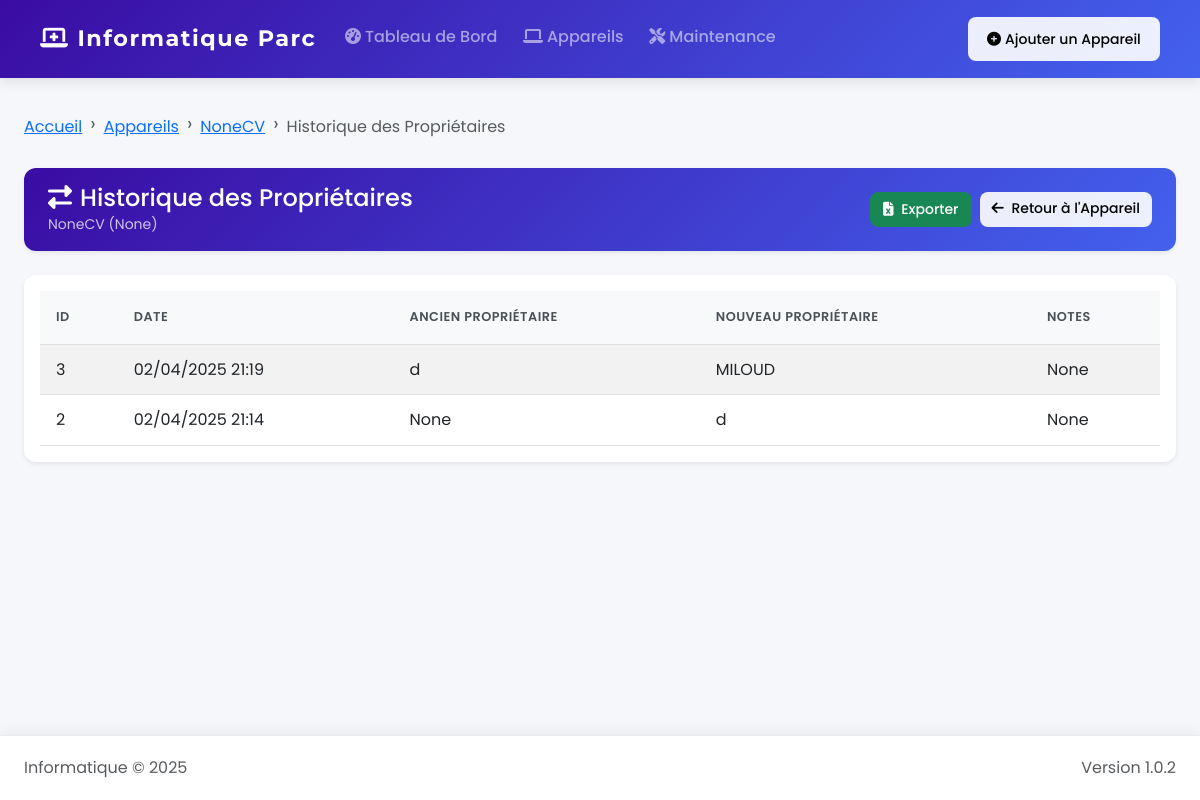
Screenshot of /device/1/ownership_history with the database file from the repository.
### app.py (models this page shows, shortened)
class Device(db.Model):
    id = db.Column(db.Integer, primary_key=True)
    name = db.Column(db.String(100), nullable=False)
    type = db.Column(db.String(50), nullable=False)
    serial_number = db.Column(db.String(100), nullable=False, unique=True)
    status = db.Column(db.String(20), default='actif')
    assigned_to = db.Column(db.String(100))
    service = db.Column(db.String(100))
    department = db.Column(db.String(100))
    mac_address = db.Column(db.String(17))
    notes = db.Column(db.Text)
    maintenance_records = db.relationship('MaintenanceRecord', backref='device', lazy=True, cascade="all, delete-orphan")

class OwnershipChange(db.Model):
    id = db.Column(db.Integer, primary_key=True)
    device_id = db.Column(db.Integer, db.ForeignKey('device.id'), nullable=False)
    previous_owner = db.Column(db.String(100))
    new_owner = db.Column(db.String(100))
    change_date = db.Column(db.DateTime, default=datetime.now)
    notes = db.Column(db.Text)

### app.py (the view)
@app.route('/device/<int:device_id>/ownership_history')
def ownership_history(device_id):
    device = Device.query.get_or_404(device_id)
    ownership_changes = OwnershipChange.query.filter_by(device_id=device_id).order_by(OwnershipChange.change_date.desc()).all()
    return render_template('ownership_history.html', device=device, ownership_changes=ownership_changes)

### app.py (called while the page is built)
@app.context_processor
def utility_processor():
    return dict(now=datetime.now)

### templates/ownership_history.html (shortened to what this page needs)
{% extends "layout.html" %}
{% block content %}
<div class="container-fluid px-0">
    <nav aria-label="breadcrumb" class="mb-3">
        <ol class="breadcrumb">
            <li class="breadcrumb-item"><a href="{{ url_for('index') }}">Accueil</a></li>
            <li class="breadcrumb-item"><a href="{{ url_for('devices') }}">Appareils</a></li>
            <li class="breadcrumb-item"><a href="{{ url_for('device_details', device_id=device.id) }}">{{ device.name }}</a></li>
            <li class="breadcrumb-item active" aria-current="page">Historique des Propriétaires</li>
        </ol>
    </nav>
    <div class="card shadow-sm border-0 bg-gradient-primary text-white mb-4">
        <div class="card-body py-3">
            <div class="d-flex flex-column flex-md-row justify-content-between align-items-start align-items-md-center">
                <div class="mb-3 mb-md-0">
                    <h2 class="mb-0 fs-4 fs-md-2"><i class="fas fa-exchange-alt me-2"></i>Historique des Propriétaires</h2>
                    <p class="mb-0 opacity-75 small">{{ device.name }} ({{ device.serial_number }})</p>
                </div>
                <div class="d-flex flex-wrap gap-2">
                    <a href="{{ url_for('export_ownership_history', device_id=device.id) }}" class="btn btn-success btn-sm btn-md-normal">
                        <i class="fas fa-file-excel me-1"></i> Exporter
                    </a>
                    <a href="{{ url_for('device_details', device_id=device.id) }}" class="btn btn-light btn-sm btn-md-normal">
                        <i class="fas fa-arrow-left me-1"></i> Retour à l'Appareil
                    </a>
                </div>
            </div>
        </div>
    </div>
    <div class="card border-0 shadow-sm">
        <div class="card-body p-0 p-md-3">
            {% if ownership_changes %}
                <div class="table-responsive">
                    <table class="table table-hover table-striped mb-0">
                        <thead class="table-light">
                            <tr>
                                <th class="d-none d-md-table-cell">ID</th>
                                <th>Date</th>
                                <th>Ancien Propriétaire</th>
                                <th>Nouveau Propriétaire</th>
                                <th class="d-none d-md-table-cell">Notes</th>
                            </tr>
                        </thead>
                        <tbody>
                            {% for change in ownership_changes %}
                            <tr>
                                <td class="d-none d-md-table-cell">{{ change.id }}</td>
                                <td>{{ change.change_date.strftime('%d/%m/%Y') }}<span class="d-none d-md-inline"> {{ change.change_date.strftime('%H:%M') }}</span></td>
                                <td class="text-truncate" style="max-width: 120px;">{{ change.previous_owner or '-' }}</td>
                                <td class="text-truncate" style="max-width: 120px;">{{ change.new_owner or '-' }}</td>
                                <td class="d-none d-md-table-cell text-truncate" style="max-width: 200px;">{{ change.notes or '-' }}</td>
                            </tr>
                            {% endfor %}
                        </tbody>
                    </table>
                </div>
            {% else %}
                <div class="alert alert-info m-3 mb-0">
                    <i class="fas fa-info-circle me-2"></i> Aucun changement de propriétaire enregistré pour cet appareil.
                </div>
            {% endif %}
        </div>
    </div>
</div>
{% endblock %}

### static/css/common-components.css (style rules this page uses)
.btn { border-radius: 0.375rem; font-weight: 500; }
.card { border-radius: 0.5rem; border: 1px solid rgba(0, 0, 0, 0.125); }
.table th { font-weight: 600; color: #495057; }
.breadcrumb { background-color: transparent; padding: 0.75rem 0; }
.breadcrumb-item + .breadcrumb-item::before { content: "›"; font-size: 1.2rem; line-height: 1; vertical-align: middle; }

### static/css/style.css (style rules this page uses)
body { font-family: 'Roboto', sans-serif; background-color: #f8f9fa; color: #495057; line-height: 1.6; transition: background-color 0.3s ease; direction: ltr; }
.card { box-shadow: 0 4px 12px rgba(0, 0, 0, 0.08); margin-bottom: 1.5rem; border: none; border-radius: 0.5rem; transition: all 0.3s ease; overflow: hidden; }
.card-body { padding: 1.5rem; }
.me-1 { margin-right: 0.25rem !important; margin-left: 0 !important; }
.me-2 { margin-right: 0.5rem !important; margin-left: 0 !important; }
.table { border-collapse: separate; border-spacing: 0; }
.table th { font-weight: 600; background-color: #f8f9fa; border-top: none; padding: 1rem; }
.table td { padding: 0.75rem 1rem; vertical-align: middle; }
.table-hover tbody tr { transition: background-color 0.2s ease; }
.table-striped tbody tr:nth-of-type(odd) { background-color: rgba(0, 0, 0, 0.02); }
.btn { border-radius: 0.375rem; font-weight: 500; padding: 0.5rem 1rem; transition: all 0.3s ease; position: relative; overflow: hidden; }
.btn-sm { padding: 0.375rem 0.75rem; font-size: 0.875rem; border-radius: 0.25rem; }
body { font-family: 'Segoe UI', Tahoma, Geneva, Verdana, sans-serif; min-height: 100vh; display: flex; flex-direction: column; }

### templates/layout.html (style rules this page uses)
:root { --primary-color: #3a0ca3; --secondary-color: #4361ee; --accent-color: #4895ef; --success-color: #2ec4b6; --warning-color: #ff9f1c; --danger-color: #e71d36; --info-color: #4cc9f0; --light-color: #f8f9fa; --dark-color: #212529; --body-bg: #f5f7fa; }
body { font-family: 'Poppins', sans-serif; background-color: var(--body-bg); min-height: 100vh; display: flex; flex-direction: column; overflow-x: hidden; }
.btn-light { background-color: rgba(255, 255, 255, 0.9); border: none; font-weight: 500; transition: all 0.3s ease; border-radius: 8px; }
.container-fluid { max-width: 1400px; padding: 0 1.5rem; }
.card { border: none; border-radius: 12px; box-shadow: 0 4px 12px rgba(0, 0, 0, 0.05); transition: all 0.3s ease; overflow: hidden; }
.bg-gradient-primary { background: linear-gradient(135deg, var(--primary-color), var(--secondary-color)); }
.table { border-collapse: separate; border-spacing: 0; }
.table th { font-weight: 600; text-transform: uppercase; font-size: 0.8rem; letter-spacing: 0.5px; }
.btn { border-radius: 8px; padding: 0.6rem 1.2rem; font-weight: 500; transition: all 0.3s ease; }
@media (hover: none) { .btn { padding: 0.7rem 1.2rem; } }
.table-responsive { position: relative; }
.table-responsive::after { content: ''; position: absolute; top: 0; right: 0; height: 100%; width: 20px; background: linear-gradient(to right, rgba(255,255,255,0), rgba(255,255,255,0.7)); pointer-events: none; opacity: 0; transition: opacity 0.3s ease; }

### templates/ownership_history.html (style rules this page uses)
@media (min-width: 768px) { .btn-md-normal { padding: 0.375rem 0.75rem; font-size: 0.875rem; } }
.text-truncate { overflow: hidden; text-overflow: ellipsis; white-space: nowrap; }
.fs-md-2 { font-size: 1.75rem; }

### rows the page displays
Device: name "NoneCV", serial_number "None"
OwnershipChange: id "3", change_date "02/04/2025", change_date "21:19", previous_owner "d", new_owner "MILOUD", notes "None"
OwnershipChange: id "2", change_date "02/04/2025", change_date "21:14", previous_owner "None", new_owner "d", notes "None"
